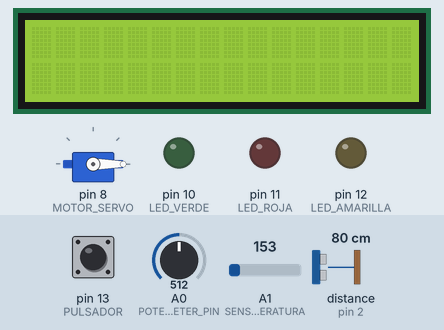
The sketch below on a simulated Arduino Uno, built with avr-gcc and run on an emulated ATmega328P. Shown: servo, 16×2 character LCD, output pins drawn as LEDs (lit = HIGH). Dashed ring = blinking. The test bench sets the inputs (shaded band); at power-on: pin 13 (PULSADOR) HIGH, A1 (SENSOR_TEMPERATURA) = 153, A0 (POTENTIOMETER_PIN) = 512, distance to the obstacle (sensor on pin 2) 80 cm. The echo pulse lasts 58.3 µs per cm; pins used as bus, display or sensor lines are not drawn.

Above: at 1.2 s.
1.3 s: pin 13 (PULSADOR) pulled LOW for 0.15 s
At 4.2 s:
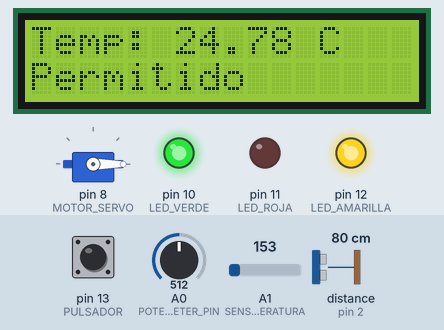
4.4 s: A1 (SENSOR_TEMPERATURA) set to 191
At 5.0 s:
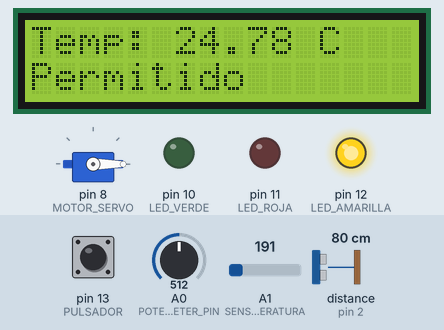
7.4 s: A1 (SENSOR_TEMPERATURA) set to 175
At 7.9 s:
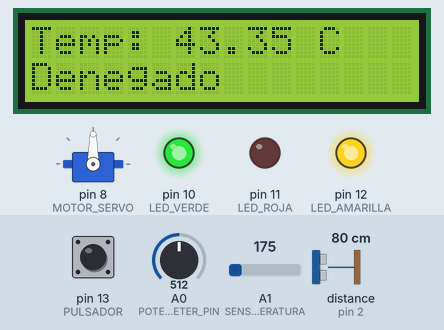
10.4 s: A1 (SENSOR_TEMPERATURA) set to 221
At 12.4 s:
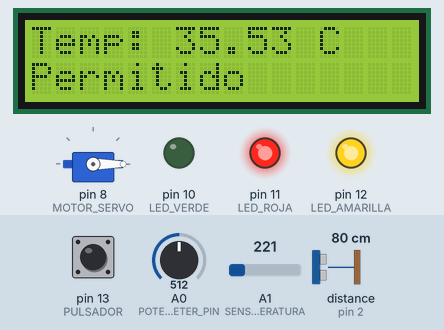
13.4 s: pin 13 (PULSADOR) pulled LOW for 1 s
At 13.8 s:
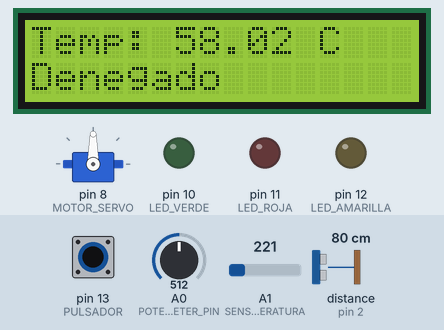
15.9 s: pin 13 (PULSADOR) pulled LOW for 0.15 s
At 17.0 s:
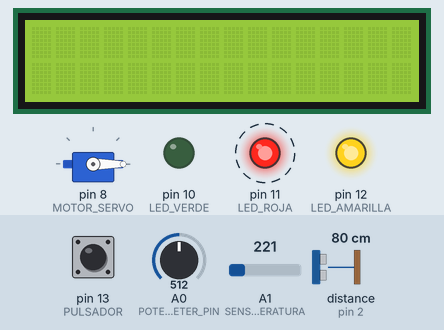
Timing chart, 0 to 20.0 s (numbered marks = the images above; inputs shaded):
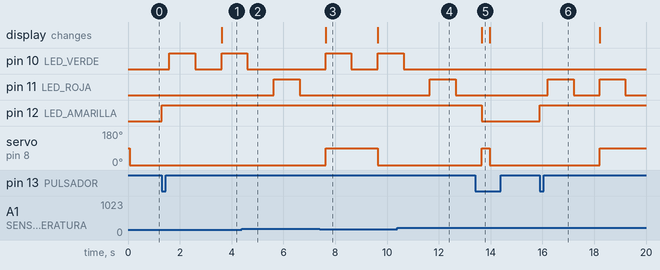

Measured:
- the behaviour switches between 179 and 180 on A1 (SENSOR_TEMPERATURA) (found by bisection; images 1 and 2)
- after the input at 1.3 s, pin 10 (LED_VERDE): LOW → HIGH after 0.30 s, → LOW 1.0 s later, → HIGH 1.0 s later; pin 12 (LED_AMARILLA): LOW → HIGH at once; the display: changes after 2.3 s (image 1)
- after the input at 4.4 s, pin 10 (LED_VERDE): goes on until 4.6 s, then stays LOW; pin 11 (LED_ROJA): LOW → HIGH after 1.2 s, → LOW 1.0 s later
- after the input at 7.4 s, pin 10 (LED_VERDE): LOW → HIGH after 0.23 s, → LOW 1.0 s later, → HIGH 1.0 s later; pin 11 (LED_ROJA): stays LOW (without the input it goes to HIGH after 0.23 s)
- after the input at 10.4 s, pin 10 (LED_VERDE): goes on until 10.6 s, then stays LOW; pin 11 (LED_ROJA): LOW → HIGH after 1.3 s, → LOW 1.0 s later
- after the input at 13.4 s, pin 11 (LED_ROJA): stays LOW (without the input it goes to HIGH after 0.26 s); pin 12 (LED_AMARILLA): HIGH → LOW after 0.26 s
- after the input at 15.9 s, pin 11 (LED_ROJA): alternates HIGH for 1.0 s and LOW for 1.0 s, starting after 0.30 s; pin 12 (LED_AMARILLA): LOW → HIGH at once; servo on pin 8 (MOTOR_SERVO): 0° → 90° after 2.3 s

The sketch:

nuevo_parcial_3.ino
```cpp
#include <Servo.h>
#include <LiquidCrystal.h>

#define LED_AMARILLA 12
#define LED_VERDE 10
#define LED_ROJA 11
#define PULSADOR 13
#define TRIGGER_PIN 0
#define ECHO_PIN 2
#define MOTOR_SERVO 8
#define POTENTIOMETER_PIN A0
#define SENSOR_TEMPERATURA A1

LiquidCrystal lcd(2, 3, 4, 5, 6, 7); // Pines de conexión a la LCD (RS, E, D4, D5, D6, D7)

bool luzAmarillaEncendida = false;
Servo miServo;

void setup()
{
  pinMode(PULSADOR, INPUT_PULLUP);
  pinMode(LED_AMARILLA, OUTPUT);
  pinMode(TRIGGER_PIN, OUTPUT);
  pinMode(ECHO_PIN, INPUT);
  pinMode(LED_ROJA, OUTPUT);
  pinMode(LED_VERDE, OUTPUT);
  pinMode(POTENTIOMETER_PIN, INPUT);
  pinMode(SENSOR_TEMPERATURA, INPUT);
  miServo.attach(MOTOR_SERVO);
  lcd.begin(16, 2);  // Inicializar el display LCD
  // Inicializar estado inicial
  inicializarLuces();
}

void loop()
{
  if (detectarPulsador())
  {
    cambiarEstadoLuces();
    delay(300);  // Evitar rebote del botón
  }

  if (luzAmarillaEncendida)
  {
    if (controlarTemperatura())
    {
      activarSensorYMotor();
    }
    else
    {
      PosicionServoCerrado();
    }
  }
  else
  {
    PosicionServoAbierto();
    lcd.clear(); // Limpiar la pantalla LCD cuando la luz amarilla está apagada
  }
}

void inicializarLuces()
{
  digitalWrite(LED_AMARILLA, LOW);
  digitalWrite(LED_VERDE, LOW);
  digitalWrite(LED_ROJA, LOW);
}

bool detectarPulsador()
{
  static bool estadoAnterior = HIGH;  // Almacenar el estado anterior
  bool estadoActual = digitalRead(PULSADOR);

  // Cambio de estado detectado
  if (estadoActual == LOW && estadoAnterior == HIGH)
  {
    estadoAnterior = estadoActual;
    return true;
  }
  else {
    estadoAnterior = estadoActual;
    return false;
  }
}

void cambiarEstadoLuces()
{
  luzAmarillaEncendida = !luzAmarillaEncendida;
  if (luzAmarillaEncendida)
  {
    digitalWrite(LED_AMARILLA, HIGH);
  }
  else
  {
    inicializarLuces();
  }
}

void activarSensorYMotor()
{
  digitalWrite(TRIGGER_PIN, LOW);
  delayMicroseconds(2);
  digitalWrite(TRIGGER_PIN, HIGH);
  delayMicroseconds(10);
  digitalWrite(TRIGGER_PIN, LOW);

  // Medir el tiempo de respuesta del sensor ultrasónico
  unsigned long duration = pulseIn(ECHO_PIN, HIGH);
  // Calcular la distancia en centímetros
  int distancia = duration * 0.0343 / 2;

  // Verificar la distancia y activar el motor si es necesario
  if (distancia >= 200)
  {
    PosicionServoCerrado();  // Ángulo medio
  }
  else if (distancia >= 0 && distancia <= 200)
  {
    PosicionServoAbierto();
  }
  else
  {
    PosicionServoAbierto();   // Ángulo mínimo
  }
}

void PosicionServoCerrado()
{
  miServo.write(90);
}

void PosicionServoAbierto()
{
  miServo.write(0);
}

bool controlarTemperatura()
{
  int lecturaSensor = analogRead(SENSOR_TEMPERATURA);
  float voltaje = (lecturaSensor / 1023.0) * 5.0; // Convertir lectura a voltaje
  float temperaturaCelsius = (voltaje - 0.5) * 100; // Calcular la temperatura en grados Celsius

  if (temperaturaCelsius >= 37.5)
  {
    controlarTitileoLuces(LED_ROJA);
    digitalWrite(LED_VERDE, LOW);
    mostrarEnLCD(String(temperaturaCelsius), "Denegado");
    return false;
  }
  else
  {
    controlarTitileoLuces(LED_VERDE);
    digitalWrite(LED_ROJA, LOW);
    mostrarEnLCD(String(temperaturaCelsius), "Permitido");
    return true;
  }
}

// Puntero a función para seleccionar la función de titileo
void (*titileoFuncion)(int) = titileoLento;

void controlarTitileoLuces(int ledEncendida)
{
  // Leer el valor del potenciómetro
  int potValue = analogRead(POTENTIOMETER_PIN);

  // Mapear el valor del potenciómetro al rango de velocidad deseado (ajusta según sea necesario)
  int velocidad = map(potValue, 0, 1023, 1000, 6000);

  if (potValue < 300) {
    titileoFuncion = titileoLento;
  }
  else if (potValue < 700) {
    titileoFuncion = titileoMedio;
  }
  else {
    titileoFuncion = titileoRapido;
  }
  // Llamar a la función de titileo seleccionada
  titileoFuncion(ledEncendida);
}

void titileoLento(int ledEncendida)
{
  // Función de titileo lento
  digitalWrite(ledEncendida, HIGH);
  delay(3000);
  digitalWrite(ledEncendida, LOW);
  delay(3000);
}

void titileoMedio(int ledEncendida)
{
  // Función de titileo medio
  digitalWrite(ledEncendida, HIGH);
  delay(1000);
  digitalWrite(ledEncendida, LOW);
  delay(1000);
}

void titileoRapido(int ledEncendida)
{
  // Función de titileo rápido
  digitalWrite(ledEncendida, HIGH);
  delay(500);
  digitalWrite(ledEncendida, LOW);
  delay(500);
}

void mostrarEnLCD(String temperaturaCelsius, String linea2)
{
  lcd.clear();
  lcd.setCursor(0, 0);
  lcd.print("Temp: " + temperaturaCelsius + " C");
  lcd.setCursor(0, 1);
  lcd.print(linea2);
}
```
